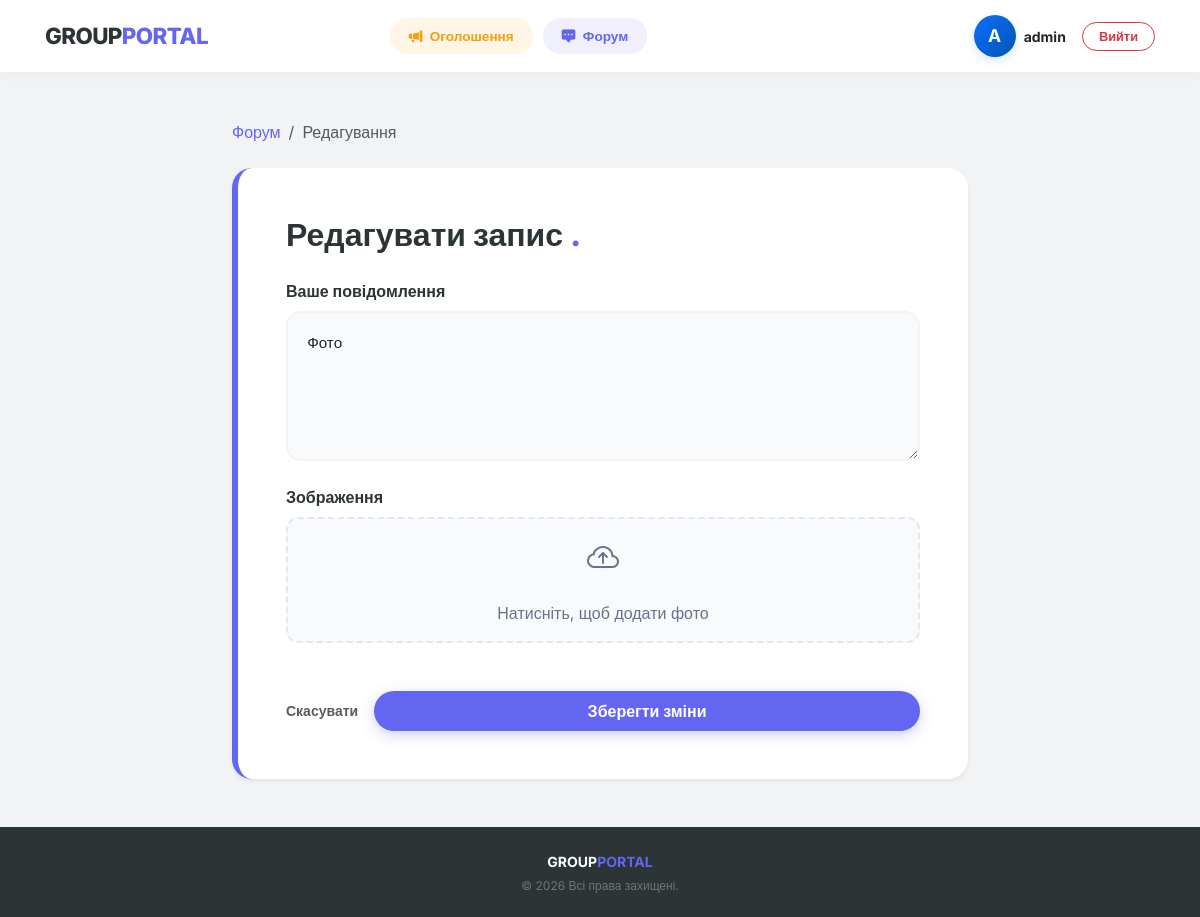
Page /forum/edit/5/ (signed in) on the committed database.
### MainPage/models.py (models this page shows, shortened)
class CustomUser(AbstractUser):
    ROLE_USER = "user"
    ROLE_MODERATOR = "moderator"
    ROLE_ADMIN = "admin"
    GENDER_FEMALE = "female"
    GENDER_MALE = "male"
    ROLE_CHOICES = [
        (ROLE_USER, "Користувач"),
        (ROLE_MODERATOR, "Модератор"),
        (ROLE_ADMIN, "Адміністратор")
    ]
    GENDER_CHOICES = [
        (GENDER_MALE, "Чоловік"),
        (GENDER_FEMALE, "Жінка")
    ]
    age = models.IntegerField(null=True, blank=True)
    gender = models.CharField(max_length=30, choices=GENDER_CHOICES, null=True, blank=True)
    group = models.ForeignKey(Group, on_delete=models.SET_NULL,
                              null=True, blank=True, related_name="members")
    role = models.CharField(max_length=20, choices=ROLE_CHOICES,
                            default=ROLE_USER)
    REQUIRED_FIELDS = ["age", "gender"]
    class Meta:
        verbose_name = "CmUser"
        verbose_name_plural = "CmUsers"
        ordering = ['id']

### ForumPage/models.py (models this page shows, shortened)
class Comment(models.Model):
    author = models.ForeignKey(
        CustomUser,
        on_delete=models.CASCADE,
        related_name="comments"
    )
    content = models.TextField()
    created_at = models.DateTimeField(auto_now_add=True)
    media = models.ImageField(upload_to="comments/", blank=True, null=True)

### ForumPage/views.py (the view)
# urls.py: path("edit/<int:pk>/", CommentUpdateView.as_view(), name="comment-update"),
class CommentUpdateView(LoginRequiredMixin, UserIsOwnerMixin, UpdateView):
    model = Comment
    fields = ["content", "media"]
    template_name = "forumpage/comment_form.html"

### ForumPage/mixins.py (called while the page is built)
    def test_func(self):
        obj = self.get_object()
        user = self.request.user
        if isinstance(obj, CustomUser):
            return obj == user
        if hasattr(obj, "author"):
            return obj.author == user
        return False

### ForumPage/templates/forumpage/comment_form.html (shortened to what this page needs)
{% extends 'base.html' %}
{% load static %}
{% block extra_css %}
    <link rel="stylesheet" href="{% static 'css/forum.css' %}">
{% endblock %}
{% block content %}
<div class="row justify-content-center">
    <div class="col-lg-8">
        <nav aria-label="breadcrumb" class="mb-4">
            <ol class="breadcrumb">
                <li class="breadcrumb-item"><a href="{% url 'comment-list' %}" class="text-decoration-none" style="color: var(--forum-indigo);">Форум</a></li>
                <li class="breadcrumb-item active">
                    {% if object.pk %}Редагування{% else %}Новий пост{% endif %}
                </li>
            </ol>
        </nav>
        <div class="forum-form-card shadow-sm p-4 p-md-5" style="background: #fff; border-radius: 20px;">
            <h2 class="fw-800 mb-4">
                {% if object.pk %}
                    Редагувати запис <span class="brand-dot">.</span>
                {% else %}
                    Створити нову тему <span class="brand-dot">.</span>
                {% endif %}
            </h2>
            <form method="post" enctype="multipart/form-data">
                <div class="mb-4">
                    <label class="form-label fw-bold">Ваше повідомлення</label>
                    <textarea name="content" class="form-control" style="min-height: 150px; border-radius: 12px; border: 1px solid #e2e8f0; padding: 15px;" placeholder="Напишіть щось цікаве..." required>{{ form.content.value|default_if_none:"" }}</textarea>
                </div>
                <div class="mb-4">
                    <label class="form-label fw-bold">Зображення</label>
                    <div class="file-upload-wrapper {% if object.media %}has-file{% endif %}" id="wrapper">
                        <div class="file-upload-label" id="drop-zone">
                            <i class="bi bi-cloud-arrow-up mb-2 icon-cloud" style="font-size: 2rem; {% if object.media %}display: none;{% endif %}"></i>
                            <span id="file-text">
                                {% if object.media %}Зображення завантажено{% else %}Натисніть, щоб додати фото{% endif %}
                            </span>
                        </div>
                    </div>
                </div>
                <div class="d-flex flex-column flex-sm-row justify-content-between align-items-center gap-3 mt-5">
                    <a href="{% if object.pk %}{% url 'comment-detail' object.pk %}{% else %}{% url 'comment-list'%}{% endif %}" class="text-muted text-decoration-none fw-bold small order-2 order-sm-1">
                        Скасувати
                    </a>
                    <button type="submit" class="btn-forum-save w-100 w-sm-auto order-1 order-sm-2 py-2 px-4">
                        {% if object.pk %}Зберегти зміни{% else %}Опублікувати{% endif %}
                    </button>
                </div>
            </form>
        </div>
    </div>
</div>
{% endblock %}

### MainPage/templates/includes/header.html (shortened to what this page needs)
<nav class="navbar navbar-expand-lg navbar-light">
    <div class="container">
        <a class="navbar-brand d-flex align-items-center" href="{% url 'group-list' %}">
            GROUP<span class="brand-dot">PORTAL</span>
        </a>
        {% if user.is_authenticated %}
        <div class="collapse navbar-collapse" id="navbarNav">
                <ul class="navbar-nav mx-auto nav-pills-custom mt-3 mt-lg-0">
                    <li class="nav-item">
                        <a class="nav-link nav-link-ads-pill {% if request.resolver_match.url_name == 'advertisement-list' %}active-pill{% endif %}"
                           href="{% url 'advertisement-list' %}">
                            <i class="bi bi-megaphone-fill me-1"></i> Оголошення
                        </a>
                    </li>
                    <li class="nav-item">
                        <a class="nav-link nav-link-forum-pill {% if request.resolver_match.url_name == 'comment-list' %}active-pill{% endif %}"
                           href="{% url 'comment-list' %}">
                            <i class="bi bi-chat-square-dots-fill me-1"></i> Форум
                        </a>
                    </li>
                </ul>
            <div class="d-flex align-items-center ms-auto mt-3 mt-lg-0">
                <div class="d-flex align-items-center me-3">
                    <a href="{% url 'user-detail' user.pk %}" class="text-decoration-none d-flex align-items-center profile-link-header">
                        <div class="avatar-circle avatar-header me-2">
                            {{ user.username|slice:":1"|upper }}
                        </div>
                        <span class="text-dark small fw-bold d-none d-sm-inline-block">
                            {{ user.username }}
                        </span>
                    </a>
                </div>
                <form action="{% url 'logout' %}" method="post" class="m-0">
                    <button type="submit" class="btn btn-outline-danger btn-round py-1 px-3" style="font-size: 0.8rem;">
                        Вийти
                    </button>
                </form>
                {% endif %}
            </div>
        </div>
    </div>
</nav>

### MainPage/static/css/main-css.css (style rules this page uses)
:root { --portal-dark: #2d3436; --portal-primary: #0d6efd; --portal-bg-gray: #f1f3f5; --color-ads: #f59e0b; --color-ads-light: #fef3c7; --color-forum: #6366f1; --color-forum-light: #e0e7ff; }
html { overflow-y: scroll; overflow-x: hidden; }
body { margin: 0 !important; padding: 0 !important; width: 100% !important; font-family: 'Inter', sans-serif; background-color: var(--portal-bg-gray); color: var(--portal-dark); display: flex; flex-direction: column; min-height: 100vh; }
.avatar-header { width: 32px; height: 32px; font-size: 0.9rem; flex-shrink: 0; }
.nav-pills-custom .nav-link { border-radius: 50px; padding: 7px 18px !important; margin: 0 5px; font-size: 0.85rem; font-weight: 600; transition: all 0.2s ease-in-out; border: 1px solid transparent; }
.nav-link-ads-pill { color: var(--color-ads) !important; background-color: rgba(245, 158, 11, 0.1); }
.nav-link-forum-pill { color: var(--color-forum) !important; background-color: rgba(99, 102, 241, 0.1); }
.row { margin-right: -15px !important; margin-left: -15px !important; }
h1, h2, h3, h4, h5, h6, p, span, .card-title, .btn, .text-break { overflow-wrap: break-word !important; word-wrap: break-word !important; word-break: break-word !important; }
.navbar { background-color: #ffffff !important; padding: 0.9rem 0; box-shadow: 0 4px 15px rgba(0,0,0,0.03); width: 100% !important; min-width: 100% !important; left: 0 !important; right: 0 !important; }
.navbar-brand { font-weight: 800; font-size: 1.4rem; letter-spacing: -0.6px; color: var(--portal-dark) !important; }
.brand-dot { color: var(--portal-primary); }
.container { padding-right: 15px !important; padding-left: 15px !important; }
@media (min-width: 1200px) { .container { max-width: 1140px !important; } }
.btn-round { border-radius: 50px; padding: 8px 25px; font-weight: 600; font-size: 0.85rem; transition: all 0.3s ease; }
.custom-form input, .form-group-wrapper input, .form-group-wrapper textarea, .form-group-wrapper select, .form-control { display: block; width: 100%; padding: 0.75rem 1.25rem; font-size: 0.95rem; border: 1px solid #dee2e6; border-radius: 12px; background-color: #f8fafc; transition: all 0.3s ease-in-out; box-sizing: border-box; }
.avatar-circle { width: 42px; height: 42px; background: linear-gradient(135deg, #0d6efd, #0056b3) !important; color: white !important; border-radius: 50%; display: flex; align-items: center; justify-content: center; font-weight: 700; font-size: 1.1rem; box-shadow: 0 4px 10px rgba(13, 110, 253, 0.15) !important; }
.profile-link-header { transition: opacity 0.2s ease; }

### ForumPage/static/css/forum.css (style rules this page uses)
:root { --forum-indigo: #6366f1; --forum-indigo-dark: #4f46e5; --forum-indigo-soft: rgba(99, 102, 241, 0.05); --forum-indigo-border: rgba(99, 102, 241, 0.2); --forum-amber: #f59e0b; --forum-danger: #ef4444; }
.file-upload-wrapper { position: relative; width: 100%; }
.file-upload-label { display: flex; flex-direction: column; align-items: center; justify-content: center; padding: 30px; border: 2px dashed #cbd5e1; border-radius: 12px; background-color: #f8fafc; transition: all 0.3s ease; text-align: center; color: #64748b; }
.brand-dot { color: var(--forum-indigo) !important; }
.fw-800 { font-weight: 800 !important; }
.btn-round { border-radius: 50px !important; }
.btn-create-forum, .btn-forum-save { background: var(--forum-indigo) !important; color: white !important; border: none !important; padding: 0.7rem 2rem; font-weight: 700; border-radius: 50px; box-shadow: 0 4px 14px rgba(99, 102, 241, 0.3); transition: 0.3s; }
.forum-form-card { background: #ffffff; border-radius: 20px; border-left: 6px solid var(--forum-indigo); padding: 2.5rem; box-shadow: 0 15px 35px rgba(0,0,0,0.05); }
.forum-form-card textarea { border: 2px solid #f1f3f5 !important; background-color: #f8fafc !important; border-radius: 15px !important; padding: 1.2rem !important; min-height: 200px; width: 100%; outline: none; transition: 0.3s; }
.file-upload-label { display: flex; align-items: center; justify-content: center; gap: 10px; padding: 1rem; background: #f8fafc; border: 2px dashed #e2e8f0; border-radius: 12px; cursor: pointer; transition: 0.2s; }
.file-upload-wrapper { position: relative; }

### rows in the picture
CustomUser: username "A", username "admin"
Comment: content "Фото"
